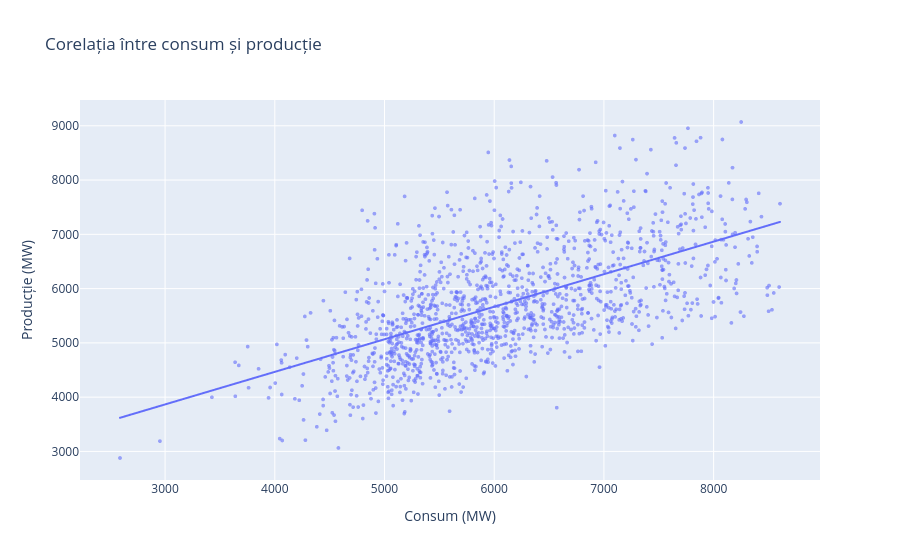

Notebook source saved alongside this figure:
### Code cell
# Comparare grafică între consum și producție
# Scatter consum vs producție
fig = px.scatter(
    data,
    x='consum',
    y='productie',
    labels={'consum': 'Consum (MW)', 'productie': 'Producție (MW)'},
    title='Corelația între consum și producție',
    trendline='ols'
)

fig.update_traces(marker=dict(size=4, opacity=0.6))
fig.show()

### Figure 1 — Plotly figure (JSON) as saved in the notebook; plotly's stock layout.template omitted (floating-point values rounded to 4 significant figures; data arrays with more than 128 entries replaced by an {"elided": "..."} marker saying what was removed)
{"data": [{"hovertemplate": "Consum (MW)=%{x}<br>Producție (MW)=%{y}<extra></extra>", "legendgroup": "", "marker": {"color": "#636efa", "opacity": 0.6, "size": 4, "symbol": "circle"}, "mode": "markers", "name": "", "showlegend": false, "type": "scattergl", "x": {"elided": "1394 int values"}, "xaxis": "x", "y": {"elided": "1394 int values"}, "yaxis": "y"}, {"hovertemplate": "<b>OLS trendline</b><br>productie = 0.599961 * consum + 2066.33<br>R<sup>2</sup>=0.357792<br><br>Consum (MW)=%{x}<br>Producție (MW)=%{y} <b>(trend)</b><extra></extra>", "legendgroup": "", "marker": {"color": "#636efa", "opacity": 0.6, "size": 4, "symbol": "circle"}, "mode": "lines", "name": "", "showlegend": false, "type": "scattergl", "x": {"elided": "1394 int values"}, "xaxis": "x", "y": {"elided": "1394 float values"}, "yaxis": "y"}], "layout": {"legend": {"tracegroupgap": 0}, "title": {"text": "Corelația între consum și producție"}, "xaxis": {"anchor": "y", "domain": [0, 1], "title": {"text": "Consum (MW)"}}, "yaxis": {"anchor": "x", "domain": [0, 1], "title": {"text": "Producție (MW)"}}}}
